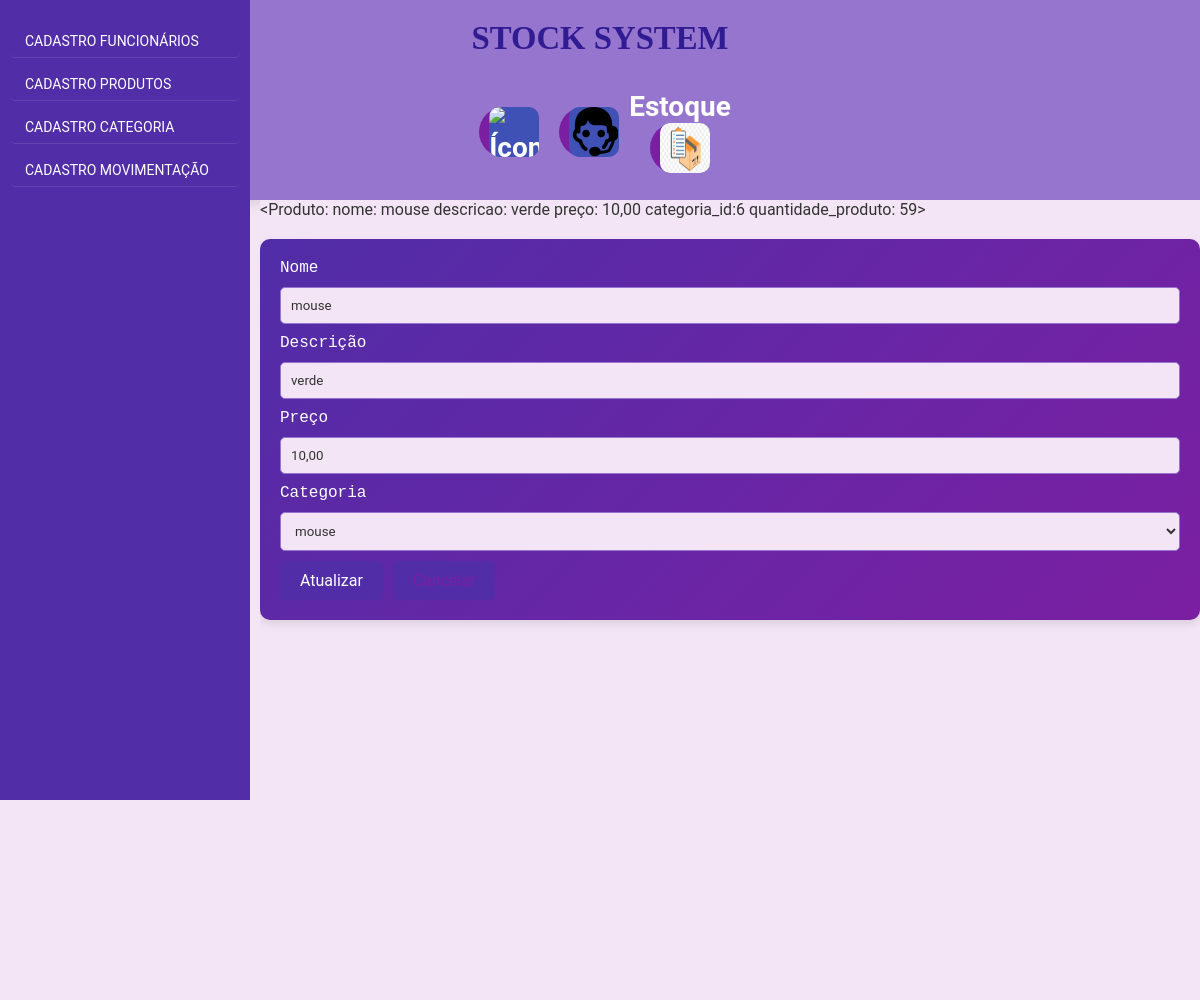
Before: /editar_produto/1 with the older database file.
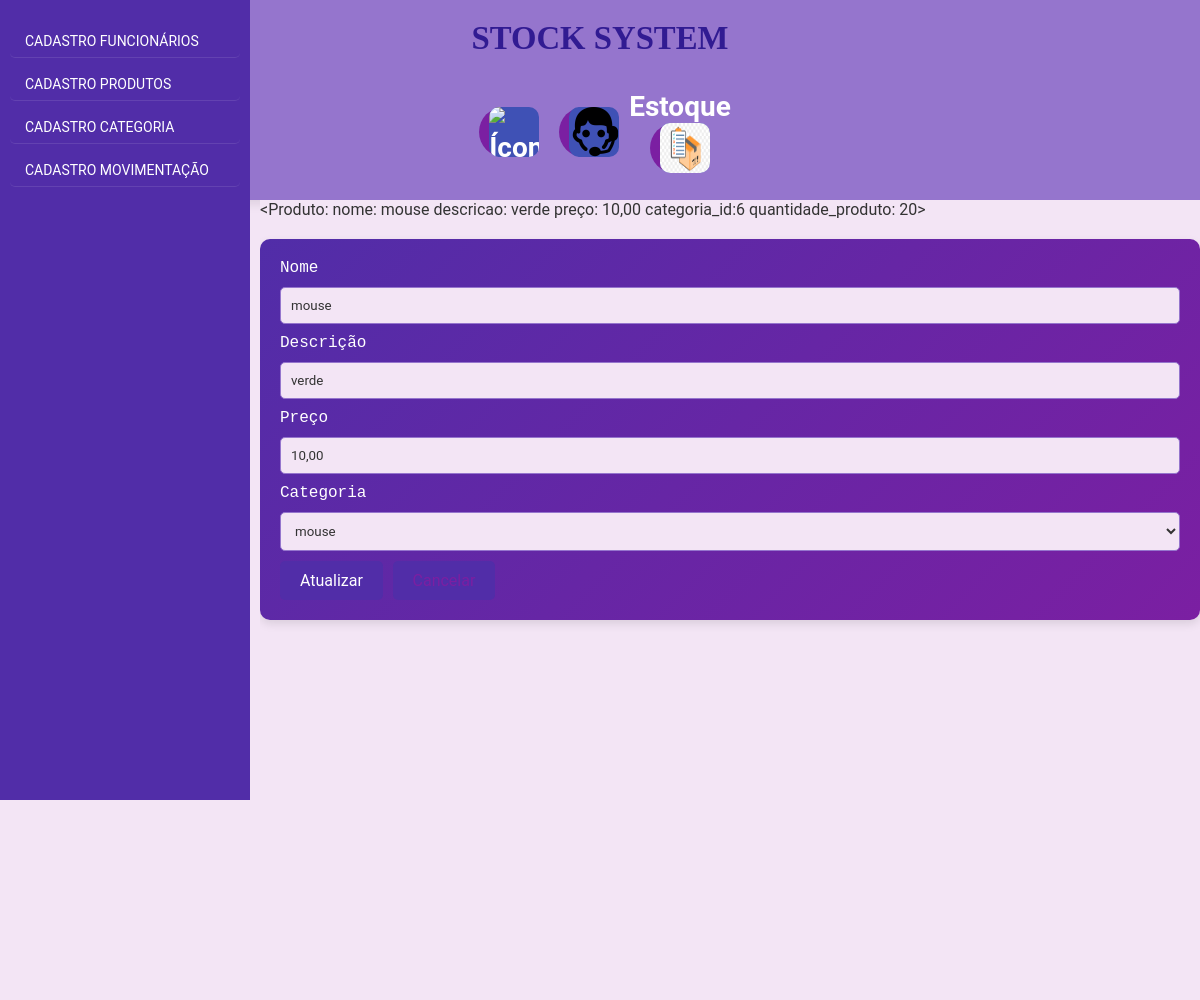
After: the same page with the newer database file.
### models.py (models this page shows, shortened)
class Produto(Base):
    __tablename__ = 'produto'
    id = Column(Integer, primary_key=True)
    nome = Column(String(40), nullable=False, index=True)
    descricao = Column(String(80), nullable=False, index=True, )
    quantidade_produto = Column(Integer, nullable=False, )
    preco = Column(Float, nullable=False, index=True)
    categoria_id = Column(String, ForeignKey('categoria.id'))
    def __repr__(self):
        return ('<Produto: nome: {} descricao: {}  preço: {}'
                ' categoria_id:{} quantidade_produto: {}>'.format(self.nome, self.descricao,
                                                                  self.preco,
                                                                  self.categoria_id, self.quantidade_produto))

### app.py (the view, shortened to what this page needs)
@app.route('/editar_produto/<int:id_produto>', methods=['POST', 'GET'])
def editar_produto(id_produto):
    sql_categoria = select(Categoria)
    resultado_categoria = db_session.execute(sql_categoria).scalars()
    produto_resultado = db_session.execute(select(Produto).filter_by(id=int(id_produto))).scalar()
    sql_categoria_atual = db_session.execute(select(Categoria).filter_by(id=produto_resultado.categoria_id)).scalar()
    print(produto_resultado)
    if not produto_resultado:
        flash("Produto não encontrado", "error")
        return redirect(url_for('produto'))
    return render_template('editar_produto.html', produto=produto_resultado, categorias=resultado_categoria,
                           categoria_atual=sql_categoria_atual)

### templates/editar_produto.html
{% extends 'template.html' %}
{% block conteudo %}
{{produto}}
<form action="{{url_for('editar_produto', id_produto=produto.id)}}" method="POST">
    <label>Nome </label>
    <input type="text" name="form_nome" value="{{produto.nome}}" required>
    <Label>Descrição </Label>
    <input type="text" name="form_descricao" value="{{produto.descricao}}" required>
    <label>Preço </label>
    <input type="text" name="form_preco" value="{{produto.preco}}" required>
    <label>Categoria </label>
    <select  name="form_categoria_id" required>
        {% for categoria in categorias %}
        <option value="{{ categoria.id }}"> {{categoria.name_categoria}} </option>
        {% endfor %}
    </select>
    <button> Atualizar</button>
    <button><a href="{{url_for('produto')}}"> Cancelar</a></button>
</form>
{% endblock conteudo %}

Changed rows visible on the page:
changed Produto "mouse": nome+descricao+preco "<Produto: nome: mouse descricao: verde preço: 10,00 categoria_id:6 quantidade_produto: 59>" → "<Produto: nome: mouse descricao: verde preço: 10,00 categoria_id:6 quantidade_produto: 20>"
